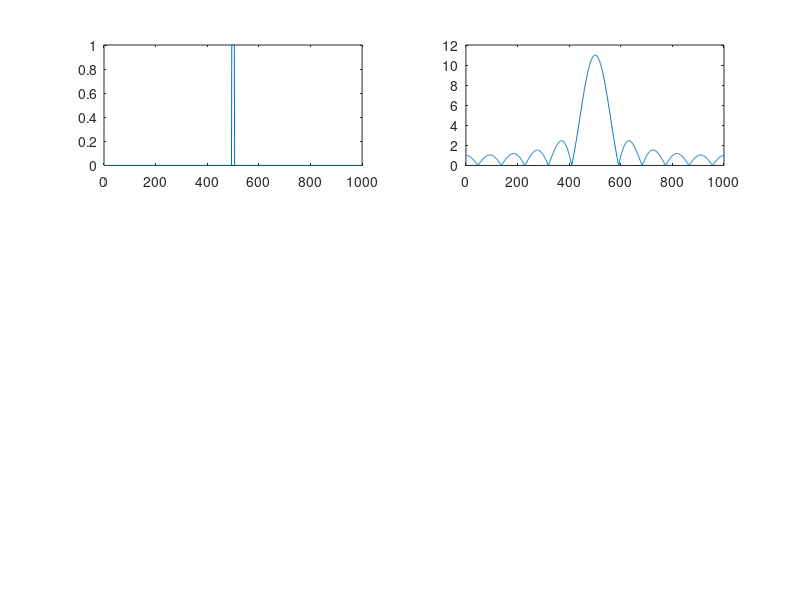

Write the MATLAB code that produced this figure. (Note: this script raises an error after producing the figure.)
a1=zeros(1,500);
a2=zeros(1,500);
index=1;
a3=zeros(1,500);
a3(1,1:50)=1;
figure
for i=5:10:25
a2(1,1:i)=1;
a1(1,(500-i):end)=1;
A=[a1 a2];
FtA=fft(A);
shiftA=fftshift(FtA);
Abs=abs(shiftA);
subplot(3,2,index);
plot(A)
subplot(3,2,index+1)
plot(Abs)
index=index+2;
obw(A)
end;
